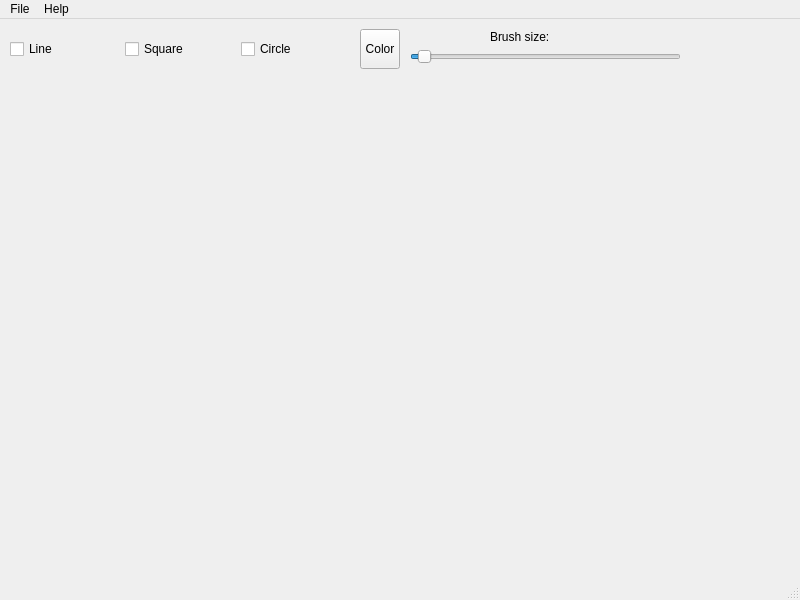
<?xml version="1.0" encoding="UTF-8"?>
<ui version="4.0">
 <class>MainWindow</class>
 <widget class="QMainWindow" name="MainWindow">
  <property name="geometry">
   <rect>
    <x>0</x>
    <y>0</y>
    <width>800</width>
    <height>600</height>
   </rect>
  </property>
  <property name="windowTitle">
   <string>MainWindow</string>
  </property>
  <widget class="QWidget" name="centralwidget">
   <widget class="QWidget" name="horizontalLayoutWidget">
    <property name="geometry">
     <rect>
      <x>10</x>
      <y>10</y>
      <width>340</width>
      <height>41</height>
     </rect>
    </property>
    <layout class="QHBoxLayout" name="horizontalLayout">
     <item>
      <widget class="QCheckBox" name="checkBox_2">
       <property name="text">
        <string>Line</string>
       </property>
       <property name="autoExclusive">
        <bool>true</bool>
       </property>
      </widget>
     </item>
     <item>
      <widget class="QCheckBox" name="checkBox">
       <property name="text">
        <string>Square</string>
       </property>
       <property name="autoExclusive">
        <bool>true</bool>
       </property>
      </widget>
     </item>
     <item>
      <widget class="QCheckBox" name="checkBox_3">
       <property name="text">
        <string>Circle</string>
       </property>
       <property name="autoExclusive">
        <bool>true</bool>
       </property>
      </widget>
     </item>
    </layout>
   </widget>
   <widget class="QWidget" name="gridLayoutWidget">
    <property name="geometry">
     <rect>
      <x>10</x>
      <y>60</y>
      <width>781</width>
      <height>481</height>
     </rect>
    </property>
    <layout class="QGridLayout" name="gridLayout"/>
   </widget>
   <widget class="QLabel" name="label">
    <property name="geometry">
     <rect>
      <x>690</x>
      <y>30</y>
      <width>101</width>
      <height>21</height>
     </rect>
    </property>
    <property name="text">
     <string/>
    </property>
   </widget>
   <widget class="QToolButton" name="toolButton">
    <property name="geometry">
     <rect>
      <x>360</x>
      <y>10</y>
      <width>40</width>
      <height>40</height>
     </rect>
    </property>
    <property name="text">
     <string>Color</string>
    </property>
   </widget>
   <widget class="QSlider" name="horizontalSlider">
    <property name="geometry">
     <rect>
      <x>410</x>
      <y>30</y>
      <width>271</width>
      <height>16</height>
     </rect>
    </property>
    <property name="minimum">
     <number>1</number>
    </property>
    <property name="maximum">
     <number>40</number>
    </property>
    <property name="pageStep">
     <number>1</number>
    </property>
    <property name="value">
     <number>2</number>
    </property>
    <property name="orientation">
     <enum>Qt::Horizontal</enum>
    </property>
   </widget>
   <widget class="QLabel" name="label_2">
    <property name="geometry">
     <rect>
      <x>490</x>
      <y>10</y>
      <width>61</width>
      <height>16</height>
     </rect>
    </property>
    <property name="text">
     <string>Brush size:</string>
    </property>
   </widget>
   <widget class="QLabel" name="sizelabel">
    <property name="geometry">
     <rect>
      <x>550</x>
      <y>10</y>
      <width>41</width>
      <height>16</height>
     </rect>
    </property>
    <property name="text">
     <string/>
    </property>
   </widget>
  </widget>
  <widget class="QMenuBar" name="menubar">
   <property name="geometry">
    <rect>
     <x>0</x>
     <y>0</y>
     <width>800</width>
     <height>21</height>
    </rect>
   </property>
   <widget class="QMenu" name="menuFile">
    <property name="title">
     <string>File</string>
    </property>
    <addaction name="actionSave_as_PNG"/>
   </widget>
   <widget class="QMenu" name="menuHelp">
    <property name="title">
     <string>Help</string>
    </property>
    <addaction name="actionTools"/>
   </widget>
   <addaction name="menuFile"/>
   <addaction name="menuHelp"/>
  </widget>
  <widget class="QStatusBar" name="statusbar"/>
  <action name="actionSave_as_PNG">
   <property name="text">
    <string>Save as PNG</string>
   </property>
  </action>
  <action name="actionTools">
   <property name="text">
    <string>Tools</string>
   </property>
  </action>
 </widget>
 <resources/>
 <connections/>
</ui>
